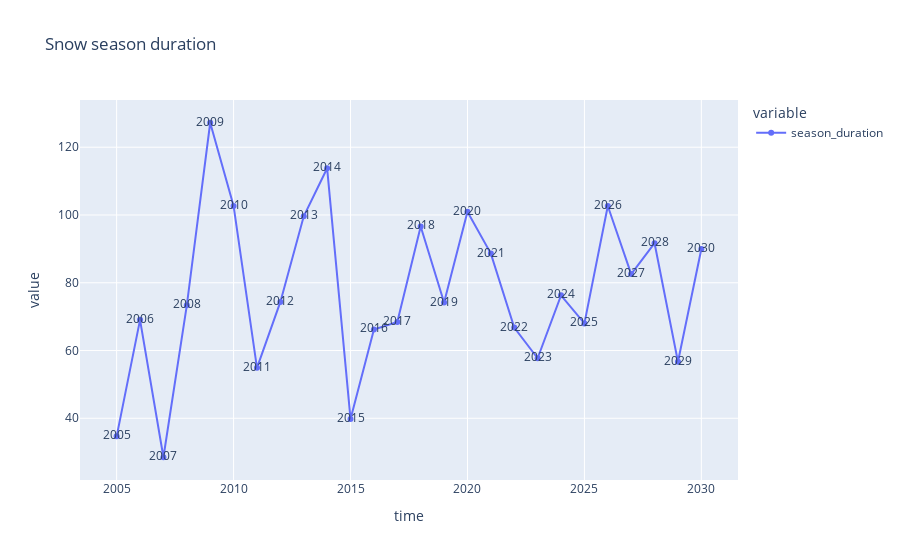

Notebook source saved alongside this figure:
### Code cell
pd.options.plotting.backend = "plotly"
# milano.plot(x='time', y=['mm_prod','snow_precipitation_amount_nov_apr','total_winter_precipitation_amount','mean_winter_tas','mean_feb_tas'])
result_melt = cortina.drop(['Number_of_points','LAT','LON','NUTS3_ID','ZS'],axis=1).groupby(['time'],as_index=False).mean().melt(id_vars='time', value_vars= ['season_duration'])
fig=px.line(result_melt, x='time' , y='value' , color='variable',text="time",markers=True,title='Snow season duration',)
fig.show();

### Figure 1 — Plotly figure (JSON) as saved in the notebook; plotly's stock layout.template omitted (floating-point values rounded to 4 significant figures)
{"data": [{"hovertemplate": "variable=season_duration<br>time=%{text}<br>value=%{y}<extra></extra>", "legendgroup": "season_duration", "line": {"color": "#636efa", "dash": "solid"}, "marker": {"symbol": "circle"}, "mode": "lines+text+markers", "name": "season_duration", "orientation": "v", "showlegend": true, "text": [2005, 2006, 2007, 2008, 2009, 2010, 2011, 2012, 2013, 2014, 2015, 2016, 2017, 2018, 2019, 2020, 2021, 2022, 2023, 2024, 2025, 2026, 2027, 2028, 2029, 2030], "type": "scatter", "x": [2005, 2006, 2007, 2008, 2009, 2010, 2011, 2012, 2013, 2014, 2015, 2016, 2017, 2018, 2019, 2020, 2021, 2022, 2023, 2024, 2025, 2026, 2027, 2028, 2029, 2030], "xaxis": "x", "y": [34.67, 69.06, 28.5, 73.33, 127.2, 102.7, 54.89, 74.33, 99.61, 113.8, 39.78, 66.22, 68.44, 96.61, 74.17, 100.9, 88.61, 66.78, 57.72, 76.28, 68, 102.7, 82.56, 91.67, 56.67, 89.94], "yaxis": "y"}], "layout": {"legend": {"title": {"text": "variable"}, "tracegroupgap": 0}, "title": {"text": "Snow season duration"}, "xaxis": {"anchor": "y", "domain": [0, 1], "title": {"text": "time"}}, "yaxis": {"anchor": "x", "domain": [0, 1], "title": {"text": "value"}}}}
